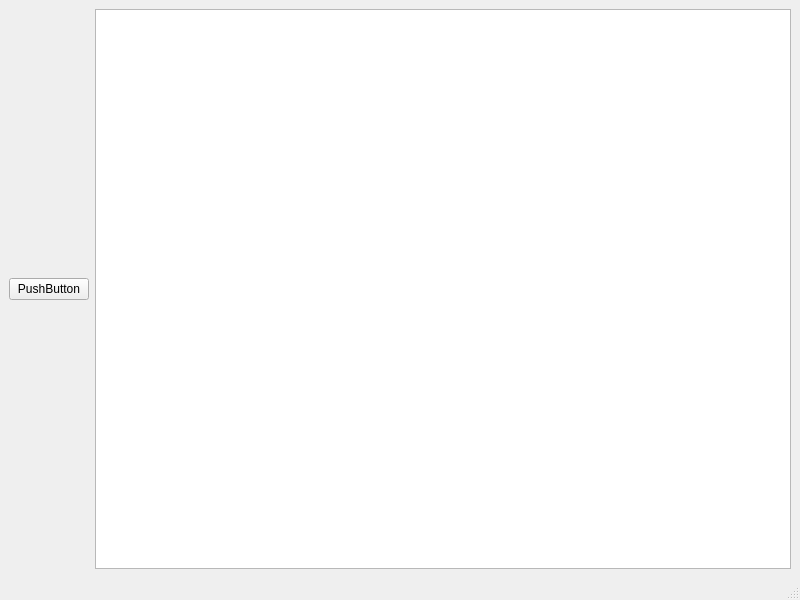
<?xml version="1.0" encoding="UTF-8"?>
<ui version="4.0">
 <class>MainWindow</class>
 <widget class="QMainWindow" name="MainWindow">
  <property name="geometry">
   <rect>
    <x>0</x>
    <y>0</y>
    <width>800</width>
    <height>600</height>
   </rect>
  </property>
  <property name="windowTitle">
   <string>MainWindow</string>
  </property>
  <widget class="QWidget" name="centralwidget">
   <layout class="QHBoxLayout" name="horizontalLayout">
    <item>
     <widget class="QPushButton" name="pushButton">
      <property name="text">
       <string>PushButton</string>
      </property>
     </widget>
    </item>
    <item>
     <widget class="QTreeView" name="treeView">
      <property name="editTriggers">
       <set>QAbstractItemView::NoEditTriggers</set>
      </property>
     </widget>
    </item>
   </layout>
  </widget>
  <widget class="QMenuBar" name="menubar">
   <property name="geometry">
    <rect>
     <x>0</x>
     <y>0</y>
     <width>800</width>
     <height>22</height>
    </rect>
   </property>
  </widget>
  <widget class="QStatusBar" name="statusbar"/>
 </widget>
 <resources/>
 <connections/>
</ui>
